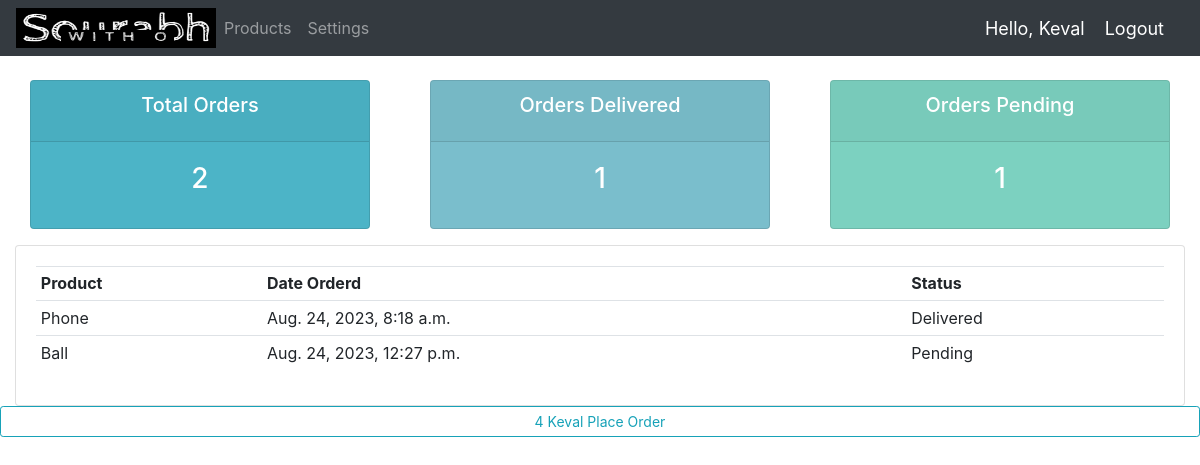
The page /user/ (signed in) on the database its author committed.
### accounts/models.py (models this page shows, shortened)
class Order(models.Model):
    STATUS=(
        ('Pending','Pending'),
        ('Out for delivery','Out for delivery'),
        ('Delivered','Delivered'),
    )
    customer=models.ForeignKey(Customer,null=True,on_delete=models.CASCADE)
    product=models.ForeignKey(Product,null=True,on_delete=models.CASCADE)
    date_created=models.DateTimeField(auto_now_add=True,null=True)
    status=models.CharField(max_length=200,null=True,choices=STATUS)

class Product(models.Model):
    name=models.CharField(max_length=200,null=True)
    price=models.FloatField(null=True)
    description=models.CharField(max_length=200,null=True,blank=True)
    date_added=models.DateTimeField(auto_now_add=True,null=True)
    def __str__(self):
        return self.name

### accounts/views.py (the view)
# urls.py: path('user/', views.userPage, name="user-page"),
def userPage(request):
	orders = request.user.customer.order_set.all()
	total_orders = orders.count()
	delivered = orders.filter(status='Delivered').count()
	pending = orders.filter(status='Pending').count()
	context = {'orders':orders, 'total_orders':total_orders,
	'delivered':delivered,'pending':pending}
	return render(request, 'accounts/user.html', context)

### accounts/templates/accounts/user.html
{%  extends 'accounts/main.html' %}
{% block content %}
{%  include 'accounts/status.html' %}
<div class="row">
	<div class="col-md">
		<div class="card card-body">
			<table class="table table-sm">
				<tr>
					<th>Product</th>
					<th>Date Orderd</th>
					<th>Status</th>
				</tr>
				{% for order in orders %}
				<tr>
					<td>{{order.product}}</td>
					<td>{{order.date_created}}</td>
					<td>{{order.status}}</td>
				</tr>
				{% endfor %}
			</table>
		</div>
	</div>
	<a class="btn btn-outline-info  btn-sm btn-block" href="{% url 'create_order' request.user.id %}"> {{request.user.id}} {{user.username}} Place Order</a>
</div>
{% endblock content %}

### accounts/templates/accounts/navbar.html (shortened to what this page needs)
{%load static%}
<nav class="navbar navbar-expand-lg navbar-dark bg-dark">
    <a href="{% url 'home'%}"><img src="{% static '/images/logo.png'%}" width="200" height="40"/>
    <div class="collapse navbar-collapse" id="navbarNav">
      <ul class="navbar-nav">
        {% if request.user.is_staff %}
        <li class="nav-item active">
          <a class="nav-link" href="{% url 'home'%}">DashBoard<span class="sr-only">(current)</span></a>
        </li>
        <li class="nav-item">
          <a class="nav-link" href="{% url 'products'%}">Products</a>
        </li>
        {% else %}
        <li class="nav-item">
          <a class="nav-link" href="{% url 'products'%}">Products</a>
        </li>
        <li class="nav-item">
          <a class="nav-link" href="{% url 'account' %}">Settings</a>
        </li>
        {% endif %}
      </ul>
    </div>
    <span class="hello-msg">Hello, {{request.user}}</span>
  <span ><a  class="hello-msg" href="{% url 'logout' %}">Logout</a></span>
  </nav>

### accounts/templates/accounts/navbar.html (style rules this page uses)
.hello-msg { font-size: 18px; color: #fff; margin-right: 20px; }

### rows shown on the page
Order: product "Phone", date_created "Aug. 24, 2023, 8:18 a.m.", status "Delivered"
Order: product "Ball", date_created "Aug. 24, 2023, 12:27 p.m.", status "Pending"

### other values the page prints
{{ request.user }} "Keval"
{{ total_orders }} "2"
{{ delivered }} "1"
{{ pending }} "1"
{{ request.user.id }} "4"
{{ user.username }} "Keval"
